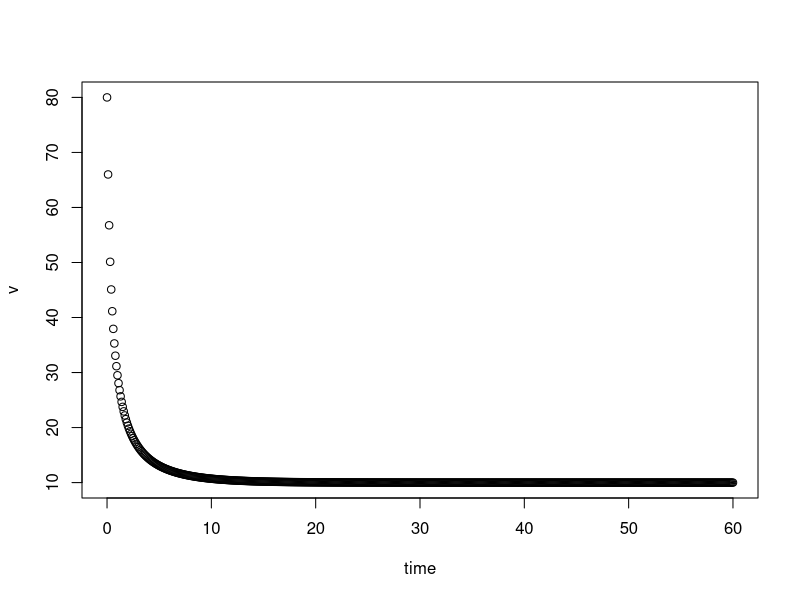

Write the R code that produced this figure.
#
# numerically solve logistic equation
#   dv/dt = r*v*(1-v/K)


# set parameters
# --------------
dt     = 0.1        # time step
Nt     = 600        # number of time steps

r     = 0.25         # low pop growth rate 
K     = 10.0         # carrying capacity
v0    = 80            # initial condition

# logistic growth function
#
fv=function(v) r*v*(1-v/K)

# initialize storage for solution and time vector
#--------------------------------
v   = numeric(Nt+1)
t   = (0:Nt)*dt

# set initial conditions
# ----------------------
v[1] = v0

# run simulation
# --------------

for (n in 1:Nt){
  
  # update
  #
  v[n+1] = v[n] + dt*fv(v[n])

}  # end loop in time

# plot the solution
#------------------
plot(t,v,xlab='time')


